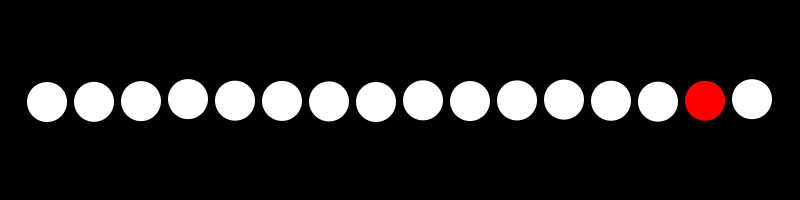
Frame 1 (no input)
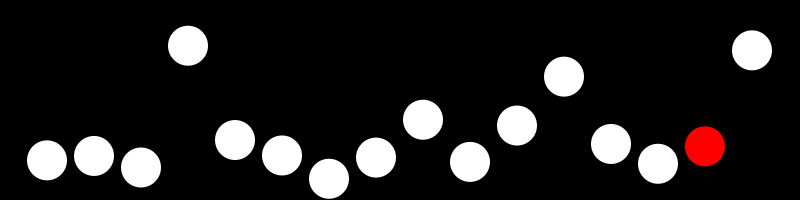
Frame 60 (the mouse pressed at the canvas centre just before this capture)
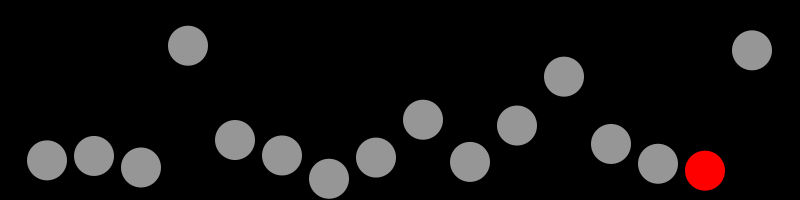
Frame 120 (the mouse held since frame 60 and released just before this capture)

The Processing sketch that drew these frames (run headless with seeded random() and noise(); from frame 60 on, the mouse is pressed at the canvas centre):

// Processing sketch: A7_basic
// ── A7_basic.pde
float[] x = new float[16]; // x position
boolean[] up = new boolean[16]; // when up is true dot moves up, otherwise it moves down
float [] y = new float[16]; // y position
float [] s = new float [16]; // speed
boolean circleHitTest = false; // circle hit test
boolean over = false; // For when game is running, false for when its over
float xPosition; // x position of circle
float yPosition; // y position of circle
int specialDot; // Special red dot
int i; // array holder
float direction = random(0, 101); // determins which direction its going

void setup() {
  size(800, 200);
  newGame();
  noStroke();
}

void draw() {
  background(0);
  // Draw dot for when game is going
  if (over == false) {

    // for when the dots are going up or down
    for (int position = 0; position < 16; position ++) {
      if ((y[position] - 20) <= 0 && up[position] == true) {
        up[position] = false;
        s[position] = random(0.3, 2.1);
      }
      // if dots are going down, it goes up again
      else if ((y[position] + 20) >= height && up[position] == false) {
        up[position] = true;
        s[position] = random(0.3, 2.1);
      } 
      // dedermins which one is the special dot
      if (position == specialDot) { 
        fill(255, 0, 0); // red
        //to adjust the y position
        if (up[position] == true) {
          y[position] -= s[position];
        } else {
          y[position] += s[position];
        }
        // draw the red dot
        drawDot(x[position], y[position]);
       
        // constrains the dots
        } else {
        //white
        fill(255);
        if (up[position] == true) {
          y[position] -= s[position];
        } else {
          y[position] += s[position];
        }
        drawDot(x[position], y[position]);
      }
    }
  }
  // gray dots
  else {
    fill(150);
    for (int position = 0; position < 16; position ++) {
      // red dot
      
      if (position == specialDot) {
        fill(255, 0, 0);
        drawDot(x[position], y[position]);

        // draw dot again to constain height
        if ((y[position] - 20) <= 0 && up[position] == true) {
          up[position] = false;
          s[position] = random(0.3, 2.1);
        } else if ((y[position] + 20) >= height && up[position] == false) {
          up[position] = true;
          s[position] = random(0.3, 2.1);
        }

        // directional constrain up or down
        if (direction > 50) {
          up[i] = true;
        } else {
          up[i] = false;
        }      

        // set direction to which it is going
        if (up[position] == true) {
          y[position] -= s[position];
        } else {
          y[position] += s[position];
        } 
        //if not red dot, then it is grey dot
        } else if ( position != specialDot) {
          fill(150);
          drawDot(x[position], y[position]);
      }
    }
  }
}

//For circle hit test
boolean circleHitTest(float pX, float pY, float cX, float cY, float radius) {
  float d = dist(pX, pY, cX, cY);
  if (d < radius) {
    return true;
  } else {
    return false;
  }
}

void mousePressed() { 
  // for circle hit test for hitting the red dot
  if (circleHitTest(mouseX, mouseY, x[specialDot], y[specialDot], 20) && over == false) {
    specialDot = int(random(0, 16));
  } else {
    over = true;
  }
}

void keyPressed() {
  // reset new game
  if (key == ' ') {
    newGame();
    over = false;
  }
}
// ── drawDot.pde
void drawDot(float xPosition, float yPosition) {  
  ellipse(xPosition, yPosition, 40, 40); //function to draw dot
}
// ── newGame.pde
int space; // x spaces between dots
float position; // the important variable for where it is positioned at

void newGame() {
  over = false;
  // Set new game and boolean for random speed 
  for (int i= 0; i < 16; i++) {
    y[i] = height / 2;
    x[i] = (i + 1) * (width / 17);
    float direction = random(0, 101); // if direction is bigger than 50, dot moves up
    if (direction > 50) {
      up[i] = true;
    } else {
      up[i] = false;
    }
    // speed is set to random each time
    s[i] = random(0.3, 2.1);
}
   // fill for the red and white dots for new game
   fill(255, 0, 0);
   specialDot = int(random(0, 16));
   fill(255); // fill other dots white
}
